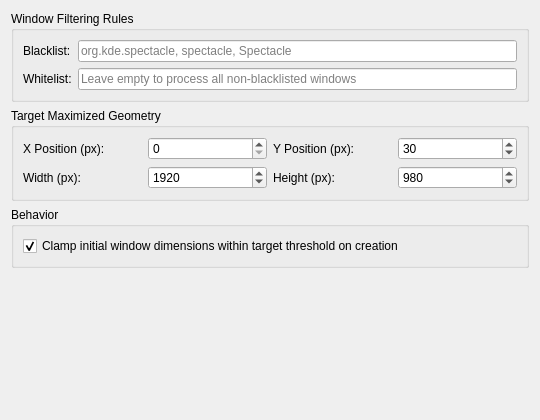
<?xml version="1.0" encoding="UTF-8"?>
<ui version="4.0">
 <class>Config</class>
 <widget class="QWidget" name="Config">
  <property name="geometry">
   <rect>
    <x>0</x>
    <y>0</y>
    <width>540</width>
    <height>420</height>
   </rect>
  </property>
  <layout class="QVBoxLayout" name="verticalLayout">
   <item>
    <widget class="QGroupBox" name="filterGroup">
     <property name="title">
      <string>Window Filtering Rules</string>
     </property>
     <layout class="QFormLayout" name="formLayoutFilters">
      <item row="0" column="0">
       <widget class="QLabel" name="labelBlacklist">
        <property name="text">
         <string>Blacklist:</string>
        </property>
        <property name="toolTip">
         <string>Comma-separated list of window classes, app names, desktop IDs, or title substrings to ignore.</string>
        </property>
       </widget>
      </item>
      <item row="0" column="1">
       <widget class="QLineEdit" name="kcfg_Blacklist">
        <property name="toolTip">
         <string>Matching windows will NOT have custom geometry or initial bounds enforced (e.g. spectacle, org.kde.spectacle).</string>
        </property>
        <property name="placeholderText">
         <string>org.kde.spectacle, spectacle, Spectacle</string>
        </property>
       </widget>
      </item>
      <item row="1" column="0">
       <widget class="QLabel" name="labelWhitelist">
        <property name="text">
         <string>Whitelist:</string>
        </property>
        <property name="toolTip">
         <string>Comma-separated list of window classes or titles. If set, ONLY matching windows are affected.</string>
        </property>
       </widget>
      </item>
      <item row="1" column="1">
       <widget class="QLineEdit" name="kcfg_Whitelist">
        <property name="toolTip">
         <string>Leave empty to process all non-blacklisted windows.</string>
        </property>
        <property name="placeholderText">
         <string>Leave empty to process all non-blacklisted windows</string>
        </property>
       </widget>
      </item>
     </layout>
    </widget>
   </item>
   <item>
    <widget class="QGroupBox" name="geometryGroup">
     <property name="title">
      <string>Target Maximized Geometry</string>
     </property>
     <layout class="QGridLayout" name="gridLayoutGeometry">
      <item row="0" column="0">
       <widget class="QLabel" name="labelX">
        <property name="text">
         <string>X Position (px):</string>
        </property>
       </widget>
      </item>
      <item row="0" column="1">
       <widget class="QSpinBox" name="kcfg_TargetX">
        <property name="minimum">
         <number>0</number>
        </property>
        <property name="maximum">
         <number>10000</number>
        </property>
        <property name="value">
         <number>0</number>
        </property>
       </widget>
      </item>
      <item row="0" column="2">
       <widget class="QLabel" name="labelY">
        <property name="text">
         <string>Y Position (px):</string>
        </property>
       </widget>
      </item>
      <item row="0" column="3">
       <widget class="QSpinBox" name="kcfg_TargetY">
        <property name="minimum">
         <number>0</number>
        </property>
        <property name="maximum">
         <number>10000</number>
        </property>
        <property name="value">
         <number>30</number>
        </property>
       </widget>
      </item>
      <item row="1" column="0">
       <widget class="QLabel" name="labelWidth">
        <property name="text">
         <string>Width (px):</string>
        </property>
       </widget>
      </item>
      <item row="1" column="1">
       <widget class="QSpinBox" name="kcfg_TargetWidth">
        <property name="minimum">
         <number>100</number>
        </property>
        <property name="maximum">
         <number>10000</number>
        </property>
        <property name="value">
         <number>1920</number>
        </property>
       </widget>
      </item>
      <item row="1" column="2">
       <widget class="QLabel" name="labelHeight">
        <property name="text">
         <string>Height (px):</string>
        </property>
       </widget>
      </item>
      <item row="1" column="3">
       <widget class="QSpinBox" name="kcfg_TargetHeight">
        <property name="minimum">
         <number>100</number>
        </property>
        <property name="maximum">
         <number>10000</number>
        </property>
        <property name="value">
         <number>980</number>
        </property>
       </widget>
      </item>
     </layout>
    </widget>
   </item>
   <item>
    <widget class="QGroupBox" name="behaviorGroup">
     <property name="title">
      <string>Behavior</string>
     </property>
     <layout class="QVBoxLayout" name="verticalLayoutBehavior">
      <item>
       <widget class="QCheckBox" name="kcfg_EnforceInitialBounds">
        <property name="text">
         <string>Clamp initial window dimensions within target threshold on creation</string>
        </property>
        <property name="checked">
         <bool>true</bool>
        </property>
       </widget>
      </item>
     </layout>
    </widget>
   </item>
   <item>
    <spacer name="verticalSpacer">
     <property name="orientation">
      <enum>Qt::Vertical</enum>
     </property>
     <property name="sizeHint" stdset="0">
      <size>
       <width>20</width>
       <height>40</height>
      </size>
     </property>
    </spacer>
   </item>
  </layout>
 </widget>
 <resources/>
 <connections/>
</ui>
